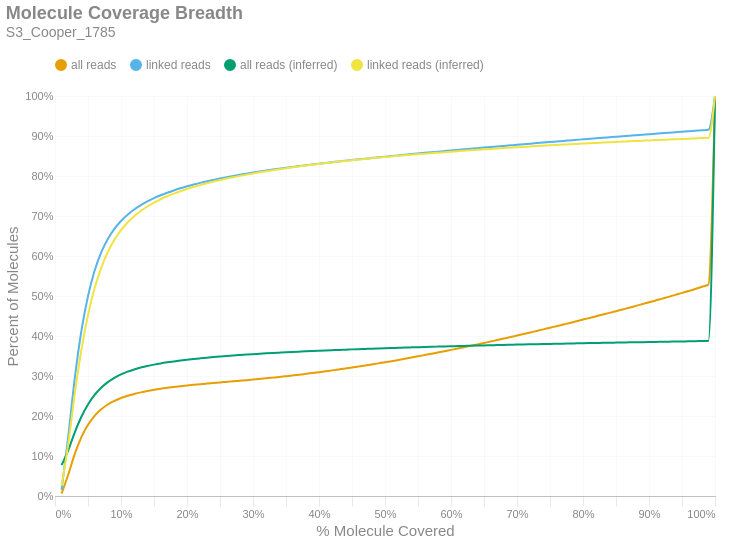

The notebook cell saved with this chart:
### Markdown cell above
### Molecule Read Coverage
This chart shows molecule coverage breadth as computed by the number of bases aligned to that molecule. In other words, "*how much of each unique long molecule is actually sequenced/aligned?*" Keep in mind there is a distinction between sequences and alignments, since some sequences belonging to a particular molecule may not align well and wouldn't appear in the alignment data. This chart also shows molecule coverage breadth as computed by the *inferred fragment* from which the aligned sequences originate. Unlike read coverage, this calculation takes into account the total insert size, including unsequenced gaps between the forward and reverse reads. Like the previous figures, these are cumulative percents.

### Code cell
if SKIPLR:
    print_html(f"Skipped")
else:
    binned_df = consolidated_hist(valids['coverage_bp'], mask, 0.01, True)
    binned_df_inf = consolidated_hist(valids['coverage_inserts'], mask, 0.01, True)
    binned_df = binned_df.with_columns(pl.lit(binned_df_inf['all reads (cumsum)']).alias('all reads (inferred)'))
    binned_df = binned_df.with_columns(pl.lit(binned_df_inf['linked reads (cumsum)']).alias('linked reads (inferred)'))
    binned_df = binned_df.with_columns(
        (pl.col('bin').cast(pl.Float64) + 0.01).alias('right_edge')
    )

    with SafeRender(binned_df):
        (
            density_plot(binned_df, 'Molecule Coverage Breadth', samplename, 'molcov', ['all reads (inferred)','linked reads (inferred)'])
            .encode(
                #x=alt.X('bin:Q', title="% Molecule Covered").axis(format = '%').scale(padding=0),
                x=alt.X('right_edge:Q', title="% Molecule Covered").axis(format='%').scale(padding=0),
                y=alt.Y('value:Q', title='Percent of Molecules')
                    .axis(format='%')
                    .stack(False)
                    .scale(domainMin=0, padding=0),
                color=alt.Color("key:N").scale(domain = ["all reads", "linked reads", "all reads (inferred)", "linked reads (inferred)"]),
                tooltip = [
                    alt.Tooltip("key:N", title = "Data Type"),
                    alt.Tooltip("range_label:N", title="% Molecule Covered"),
                    alt.Tooltip("value:Q", format = ".2%", title="% Molecules")
                ]
            )
        ).display()

### Figure 1 — Vega-Lite specification as saved in the notebook (floating-point values rounded to 4 significant figures)
{"width": "container", "height": 400, "config": {"title": {"anchor": "start", "dy": -15, "fontSize": 18, "color": "#888888", "subtitleColor": "#888888", "subtitleFontSize": 14}, "arc": {"fill": "#0072B2"}, "axis": {"domainColor": "#888888", "domainWidth": 0.5, "gridWidth": 0.2, "grid": false, "titleFontWeight": 400, "titleFontSize": 15, "labelFontSize": 11, "labelColor": "#888888", "tickColor": "#888888", "tickWidth": 0.2, "titleColor": "#888888"}, "axisBand": {"grid": false}, "axisX": {"grid": true, "tickSize": 10, "domainCap": "round"}, "axisY": {"domain": false, "grid": true, "tickSize": 0, "domainCap": "round"}, "background": "transparent", "header": {"labelFontSize": 15, "labelColor": "#888888", "titleFontSize": 15, "titleFontWeight": 600, "titleColor": "#888888"}, "legend": {"labelFont": "sans-serif", "labelFontSize": 12, "labelColor": "#888888", "symbolSize": 100, "symbolType": "circle", "titleFontSize": 12, "titlePadding": 10, "titleColor": "#888888", "title": null, "orient": "top"}, "range": {"category": ["#E69F00", "#56B4E9", "#009E73", "#F0E442", "#0072B2", "#D55E00", "#CC79A7", "#000000"], "diverging": ["#cfe8f3", "#a2d4ec", "#73bfe2", "#46abdb", "#1696d2", "#12719e"]}, "area": {"fill": "#0072B2", "fillOpacity": 0.7, "line": true, "strokeOpacity": 0.7}, "line": {"color": "#0072B2", "stroke": "#0072B2", "strokeWidth": 2}, "trail": {"color": "#0072B2", "stroke": "#0072B2", "strokeWidth": 0, "size": 1}, "point": {"filled": true, "fillOpacity": 1.0, "size": 95}, "text": {"color": "#888888", "fontSize": 11, "align": "right", "fontWeight": 400, "size": 11}, "bar": {"fill": "#0072B2", "stroke": null}, "view": {"stroke": null, "continuousWidth": 660, "continuousHeight": 400}}, "data": {"name": "data-3a87e9cfbfde12461dc151055b861257"}, "mark": {"type": "line", "interpolate": "monotone", "point": {"opacity": 0, "size": 275}}, "encoding": {"color": {"field": "key", "scale": {"domain": ["all reads", "linked reads", "all reads (inferred)", "linked reads (inferred)"]}, "type": "nominal"}, "tooltip": [{"field": "key", "title": "Data Type", "type": "nominal"}, {"field": "range_label", "title": "% Molecule Covered", "type": "nominal"}, {"field": "value", "format": ".2%", "title": "% Molecules", "type": "quantitative"}], "x": {"axis": {"format": "%"}, "field": "right_edge", "scale": {"padding": 0}, "title": "% Molecule Covered", "type": "quantitative"}, "y": {"axis": {"format": "%"}, "field": "value", "scale": {"domainMin": 0, "padding": 0}, "stack": false, "title": "Percent of Molecules", "type": "quantitative"}}, "params": [{"name": "param_c36ac31b6afebe62", "select": {"type": "point", "fields": ["key"]}, "bind": "legend"}], "title": {"text": "Molecule Coverage Breadth", "subtitle": "S3_Cooper_1785"}, "transform": [{"fold": ["all reads (cumsum)", "linked reads (cumsum)", "all reads (inferred)", "linked reads (inferred)"]}, {"calculate": "replace(datum.key, ' (cumsum)', '')", "as": "key"}, {"filter": {"param": "param_c36ac31b6afebe62"}}], "usermeta": {"embedOptions": {"downloadFileName": "S3_Cooper_1785.molcov"}}, "$schema": "https://vega.github.io/schema/vega-lite/v6.1.0.json", "datasets": {"data-3a87e9cfbfde12461dc151055b861257": [{"bin": "0.0", "interval": "0.0-0.01", "all reads": 0.005781, "linked reads": 0.01537, "all reads (cumsum)": 0.005781, "linked reads (cumsum)": 0.01537, "range_label": "0.0-0.01", "all reads (inferred)": 0.07721, "linked reads (inferred)": 0.02536, "right_edge": 0.01}, {"bin": "0.01", "interval": "0.01-0.02", "all reads": 0.04722, "linked reads": 0.1322, "all reads (cumsum)": 0.053, "linked reads (cumsum)": 0.1475, "range_label": "0.01-0.02", "all reads (inferred)": 0.1142, "linked reads (inferred)": 0.1288, "right_edge": 0.02}, {"bin": "0.02", "interval": "0.02-0.03", "all reads": 0.05236, "linked reads": 0.1474, "all reads (cumsum)": 0.1054, "linked reads (cumsum)": 0.2949, "range_label": "0.02-0.03", "all reads (inferred)": 0.1593, "linked reads (inferred)": 0.2559, "right_edge": 0.03}, {"bin": "0.03", "interval": "0.03-0.04", "all reads": 0.04184, "linked reads": 0.1179, "all reads (cumsum)": 0.1472, "linked reads (cumsum)": 0.4128, "range_label": "0.03-0.04", "all reads (inferred)": 0.1981, "linked reads (inferred)": 0.3656, "right_edge": 0.04}, {"bin": "0.04", "interval": "0.04-0.05", "all reads": 0.03085, "linked reads": 0.08692, "all reads (cumsum)": 0.178, "linked reads (cumsum)": 0.4997, "range_label": "0.04-0.05", "all reads (inferred)": 0.2288, "linked reads (inferred)": 0.4523, "right_edge": 0.05}, {"bin": "0.05", "interval": "0.05-0.06", "all reads": 0.02251, "linked reads": 0.06329, "all reads (cumsum)": 0.2006, "linked reads (cumsum)": 0.563, "range_label": "0.05-0.06", "all reads (inferred)": 0.2527, "linked reads (inferred)": 0.5198, "right_edge": 0.06}, {"bin": "0.06", "interval": "0.06-0.07", "all reads": 0.01628, "linked reads": 0.0458, "all reads (cumsum)": 0.2168, "linked reads (cumsum)": 0.6088, "range_label": "0.06-0.07", "all reads (inferred)": 0.2707, "linked reads (inferred)": 0.5705, "right_edge": 0.07}, {"bin": "0.07", "interval": "0.07-0.08", "all reads": 0.01197, "linked reads": 0.03361, "all reads (cumsum)": 0.2288, "linked reads (cumsum)": 0.6424, "range_label": "0.07-0.08", "all reads (inferred)": 0.2846, "linked reads (inferred)": 0.6099, "right_edge": 0.08}, {"bin": "0.08", "interval": "0.08-0.09", "all reads": 0.009109, "linked reads": 0.02554, "all reads (cumsum)": 0.2379, "linked reads (cumsum)": 0.668, "range_label": "0.08-0.09", "all reads (inferred)": 0.2955, "linked reads (inferred)": 0.6405, "right_edge": 0.09}, {"bin": "0.09", "interval": "0.09-0.1", "all reads": 0.007033, "linked reads": 0.01968, "all reads (cumsum)": 0.2449, "linked reads (cumsum)": 0.6876, "range_label": "0.09-0.1", "all reads (inferred)": 0.304, "linked reads (inferred)": 0.6644, "right_edge": 0.1}, {"bin": "0.1", "interval": "0.1-0.11", "all reads": 0.005566, "linked reads": 0.01552, "all reads (cumsum)": 0.2505, "linked reads (cumsum)": 0.7032, "range_label": "0.1-0.11", "all reads (inferred)": 0.3108, "linked reads (inferred)": 0.6837, "right_edge": 0.11}, {"bin": "0.11", "interval": "0.11-0.12", "all reads": 0.004676, "linked reads": 0.01301, "all reads (cumsum)": 0.2552, "linked reads (cumsum)": 0.7162, "range_label": "0.11-0.12", "all reads (inferred)": 0.3164, "linked reads (inferred)": 0.6995, "right_edge": 0.12}, {"bin": "0.12", "interval": "0.12-0.13", "all reads": 0.003925, "linked reads": 0.0109, "all reads (cumsum)": 0.2591, "linked reads (cumsum)": 0.7271, "range_label": "0.12-0.13", "all reads (inferred)": 0.3211, "linked reads (inferred)": 0.7126, "right_edge": 0.13}, {"bin": "0.13", "interval": "0.13-0.14", "all reads": 0.003358, "linked reads": 0.009275, "all reads (cumsum)": 0.2625, "linked reads (cumsum)": 0.7364, "range_label": "0.13-0.14", "all reads (inferred)": 0.3251, "linked reads (inferred)": 0.7238, "right_edge": 0.14}, {"bin": "0.14", "interval": "0.14-0.15", "all reads": 0.002936, "linked reads": 0.008138, "all reads (cumsum)": 0.2654, "linked reads (cumsum)": 0.7445, "range_label": "0.14-0.15", "all reads (inferred)": 0.3285, "linked reads (inferred)": 0.7334, "right_edge": 0.15}, {"bin": "0.15", "interval": "0.15-0.16", "all reads": 0.002649, "linked reads": 0.007304, "all reads (cumsum)": 0.2681, "linked reads (cumsum)": 0.7518, "range_label": "0.15-0.16", "all reads (inferred)": 0.3315, "linked reads (inferred)": 0.7419, "right_edge": 0.16}, {"bin": "0.16", "interval": "0.16-0.17", "all reads": 0.002324, "linked reads": 0.006328, "all reads (cumsum)": 0.2704, "linked reads (cumsum)": 0.7581, "range_label": "0.16-0.17", "all reads (inferred)": 0.3342, "linked reads (inferred)": 0.7494, "right_edge": 0.17}, {"bin": "0.17", "interval": "0.17-0.18", "all reads": 0.002129, "linked reads": 0.005786, "all reads (cumsum)": 0.2725, "linked reads (cumsum)": 0.7639, "range_label": "0.17-0.18", "all reads (inferred)": 0.3365, "linked reads (inferred)": 0.756, "right_edge": 0.18}, {"bin": "0.18", "interval": "0.18-0.19", "all reads": 0.001975, "linked reads": 0.005329, "all reads (cumsum)": 0.2745, "linked reads (cumsum)": 0.7692, "range_label": "0.18-0.19", "all reads (inferred)": 0.3387, "linked reads (inferred)": 0.762, "right_edge": 0.19}, {"bin": "0.19", "interval": "0.19-0.2", "all reads": 0.001861, "linked reads": 0.004985, "all reads (cumsum)": 0.2763, "linked reads (cumsum)": 0.7742, "range_label": "0.19-0.2", "all reads (inferred)": 0.3406, "linked reads (inferred)": 0.7675, "right_edge": 0.2}, {"bin": "0.2", "interval": "0.2-0.21", "all reads": 0.001722, "linked reads": 0.004529, "all reads (cumsum)": 0.2781, "linked reads (cumsum)": 0.7788, "range_label": "0.2-0.21", "all reads (inferred)": 0.3425, "linked reads (inferred)": 0.7727, "right_edge": 0.21}, {"bin": "0.21", "interval": "0.21-0.22", "all reads": 0.001559, "linked reads": 0.004078, "all reads (cumsum)": 0.2796, "linked reads (cumsum)": 0.7828, "range_label": "0.21-0.22", "all reads (inferred)": 0.3442, "linked reads (inferred)": 0.7773, "right_edge": 0.22}, {"bin": "0.22", "interval": "0.22-0.23", "all reads": 0.001479, "linked reads": 0.003779, "all reads (cumsum)": 0.2811, "linked reads (cumsum)": 0.7866, "range_label": "0.22-0.23", "all reads (inferred)": 0.3457, "linked reads (inferred)": 0.7818, "right_edge": 0.23}, {"bin": "0.23", "interval": "0.23-0.24", "all reads": 0.001458, "linked reads": 0.003677, "all reads (cumsum)": 0.2826, "linked reads (cumsum)": 0.7903, "range_label": "0.23-0.24", "all reads (inferred)": 0.3472, "linked reads (inferred)": 0.7859, "right_edge": 0.24}, {"bin": "0.24", "interval": "0.24-0.25", "all reads": 0.001395, "linked reads": 0.003452, "all reads (cumsum)": 0.284, "linked reads (cumsum)": 0.7937, "range_label": "0.24-0.25", "all reads (inferred)": 0.3486, "linked reads (inferred)": 0.7898, "right_edge": 0.25}, {"bin": "0.25", "interval": "0.25-0.26", "all reads": 0.001329, "linked reads": 0.003239, "all reads (cumsum)": 0.2853, "linked reads (cumsum)": 0.797, "range_label": "0.25-0.26", "all reads (inferred)": 0.35, "linked reads (inferred)": 0.7936, "right_edge": 0.26}, {"bin": "0.26", "interval": "0.26-0.27", "all reads": 0.001351, "linked reads": 0.003114, "all reads (cumsum)": 0.2866, "linked reads (cumsum)": 0.8001, "range_label": "0.26-0.27", "all reads (inferred)": 0.3512, "linked reads (inferred)": 0.7971, "right_edge": 0.27}, {"bin": "0.27", "interval": "0.27-0.28", "all reads": 0.001412, "linked reads": 0.003036, "all reads (cumsum)": 0.2881, "linked reads (cumsum)": 0.8031, "range_label": "0.27-0.28", "all reads (inferred)": 0.3524, "linked reads (inferred)": 0.8003, "right_edge": 0.28}, {"bin": "0.28", "interval": "0.28-0.29", "all reads": 0.001411, "linked reads": 0.002726, "all reads (cumsum)": 0.2895, "linked reads (cumsum)": 0.8059, "range_label": "0.28-0.29", "all reads (inferred)": 0.3535, "linked reads (inferred)": 0.8034, "right_edge": 0.29}, {"bin": "0.29", "interval": "0.29-0.3", "all reads": 0.001516, "linked reads": 0.002738, "all reads (cumsum)": 0.291, "linked reads (cumsum)": 0.8086, "range_label": "0.29-0.3", "all reads (inferred)": 0.3546, "linked reads (inferred)": 0.8064, "right_edge": 0.3}, {"bin": "0.3", "interval": "0.3-0.31", "all reads": 0.001602, "linked reads": 0.002612, "all reads (cumsum)": 0.2926, "linked reads (cumsum)": 0.8112, "range_label": "0.3-0.31", "all reads (inferred)": 0.3556, "linked reads (inferred)": 0.8093, "right_edge": 0.31}, {"bin": "0.31", "interval": "0.31-0.32", "all reads": 0.001635, "linked reads": 0.002499, "all reads (cumsum)": 0.2942, "linked reads (cumsum)": 0.8137, "range_label": "0.31-0.32", "all reads (inferred)": 0.3566, "linked reads (inferred)": 0.812, "right_edge": 0.32}, {"bin": "0.32", "interval": "0.32-0.33", "all reads": 0.001732, "linked reads": 0.002374, "all reads (cumsum)": 0.2959, "linked reads (cumsum)": 0.8161, "range_label": "0.32-0.33", "all reads (inferred)": 0.3575, "linked reads (inferred)": 0.8145, "right_edge": 0.33}, {"bin": "0.33", "interval": "0.33-0.34", "all reads": 0.001734, "linked reads": 0.002278, "all reads (cumsum)": 0.2977, "linked reads (cumsum)": 0.8184, "range_label": "0.33-0.34", "all reads (inferred)": 0.3584, "linked reads (inferred)": 0.8169, "right_edge": 0.34}, {"bin": "0.34", "interval": "0.34-0.35", "all reads": 0.001808, "linked reads": 0.002249, "all reads (cumsum)": 0.2995, "linked reads (cumsum)": 0.8206, "range_label": "0.34-0.35", "all reads (inferred)": 0.3593, "linked reads (inferred)": 0.8194, "right_edge": 0.35}, {"bin": "0.35", "interval": "0.35-0.36", "all reads": 0.001832, "linked reads": 0.002111, "all reads (cumsum)": 0.3013, "linked reads (cumsum)": 0.8227, "range_label": "0.35-0.36", "all reads (inferred)": 0.3601, "linked reads (inferred)": 0.8217, "right_edge": 0.36}, {"bin": "0.36", "interval": "0.36-0.37", "all reads": 0.001889, "linked reads": 0.002019, "all reads (cumsum)": 0.3032, "linked reads (cumsum)": 0.8247, "range_label": "0.36-0.37", "all reads (inferred)": 0.3609, "linked reads (inferred)": 0.8239, "right_edge": 0.37}, {"bin": "0.37", "interval": "0.37-0.38", "all reads": 0.00209, "linked reads": 0.002107, "all reads (cumsum)": 0.3053, "linked reads (cumsum)": 0.8268, "range_label": "0.37-0.38", "all reads (inferred)": 0.3617, "linked reads (inferred)": 0.8261, "right_edge": 0.38}, {"bin": "0.38", "interval": "0.38-0.39", "all reads": 0.002093, "linked reads": 0.002049, "all reads (cumsum)": 0.3074, "linked reads (cumsum)": 0.8289, "range_label": "0.38-0.39", "all reads (inferred)": 0.3625, "linked reads (inferred)": 0.8283, "right_edge": 0.39}, {"bin": "0.39", "interval": "0.39-0.4", "all reads": 0.002188, "linked reads": 0.001993, "all reads (cumsum)": 0.3096, "linked reads (cumsum)": 0.8309, "range_label": "0.39-0.4", "all reads (inferred)": 0.3632, "linked reads (inferred)": 0.8303, "right_edge": 0.4}, {"bin": "0.4", "interval": "0.4-0.41", "all reads": 0.002234, "linked reads": 0.001898, "all reads (cumsum)": 0.3118, "linked reads (cumsum)": 0.8328, "range_label": "0.4-0.41", "all reads (inferred)": 0.3639, "linked reads (inferred)": 0.8322, "right_edge": 0.41}, {"bin": "0.41", "interval": "0.41-0.42", "all reads": 0.00227, "linked reads": 0.0018, "all reads (cumsum)": 0.3141, "linked reads (cumsum)": 0.8346, "range_label": "0.41-0.42", "all reads (inferred)": 0.3646, "linked reads (inferred)": 0.8341, "right_edge": 0.42}, {"bin": "0.42", "interval": "0.42-0.43", "all reads": 0.002368, "linked reads": 0.00183, "all reads (cumsum)": 0.3165, "linked reads (cumsum)": 0.8364, "range_label": "0.42-0.43", "all reads (inferred)": 0.3653, "linked reads (inferred)": 0.836, "right_edge": 0.43}, {"bin": "0.43", "interval": "0.43-0.44", "all reads": 0.002367, "linked reads": 0.001748, "all reads (cumsum)": 0.3188, "linked reads (cumsum)": 0.8382, "range_label": "0.43-0.44", "all reads (inferred)": 0.3659, "linked reads (inferred)": 0.8377, "right_edge": 0.44}, {"bin": "0.44", "interval": "0.44-0.45", "all reads": 0.002438, "linked reads": 0.001725, "all reads (cumsum)": 0.3213, "linked reads (cumsum)": 0.8399, "range_label": "0.44-0.45", "all reads (inferred)": 0.3666, "linked reads (inferred)": 0.8395, "right_edge": 0.45}, {"bin": "0.45", "interval": "0.45-0.46", "all reads": 0.002488, "linked reads": 0.001725, "all reads (cumsum)": 0.3237, "linked reads (cumsum)": 0.8416, "range_label": "0.45-0.46", "all reads (inferred)": 0.3672, "linked reads (inferred)": 0.8412, "right_edge": 0.46}, {"bin": "0.46", "interval": "0.46-0.47", "all reads": 0.00254, "linked reads": 0.0017, "all reads (cumsum)": 0.3263, "linked reads (cumsum)": 0.8433, "range_label": "0.46-0.47", "all reads (inferred)": 0.3678, "linked reads (inferred)": 0.8428, "right_edge": 0.47}, {"bin": "0.47", "interval": "0.47-0.48", "all reads": 0.002638, "linked reads": 0.001701, "all reads (cumsum)": 0.3289, "linked reads (cumsum)": 0.845, "range_label": "0.47-0.48", "all reads (inferred)": 0.3684, "linked reads (inferred)": 0.8444, "right_edge": 0.48}, {"bin": "0.48", "interval": "0.48-0.49", "all reads": 0.002646, "linked reads": 0.001692, "all reads (cumsum)": 0.3316, "linked reads (cumsum)": 0.8467, "range_label": "0.48-0.49", "all reads (inferred)": 0.3689, "linked reads (inferred)": 0.846, "right_edge": 0.49}, {"bin": "0.49", "interval": "0.49-0.5", "all reads": 0.002951, "linked reads": 0.001605, "all reads (cumsum)": 0.3345, "linked reads (cumsum)": 0.8483, "range_label": "0.49-0.5", "all reads (inferred)": 0.3695, "linked reads (inferred)": 0.8475, "right_edge": 0.5}, {"bin": "0.5", "interval": "0.5-0.51", "all reads": 0.002586, "linked reads": 0.001606, "all reads (cumsum)": 0.3371, "linked reads (cumsum)": 0.8499, "range_label": "0.5-0.51", "all reads (inferred)": 0.37, "linked reads (inferred)": 0.849, "right_edge": 0.51}, {"bin": "0.51", "interval": "0.51-0.52", "all reads": 0.002975, "linked reads": 0.001631, "all reads (cumsum)": 0.3401, "linked reads (cumsum)": 0.8515, "range_label": "0.51-0.52", "all reads (inferred)": 0.3705, "linked reads (inferred)": 0.8504, "right_edge": 0.52}, {"bin": "0.52", "interval": "0.52-0.53", "all reads": 0.002923, "linked reads": 0.001695, "all reads (cumsum)": 0.343, "linked reads (cumsum)": 0.8532, "range_label": "0.52-0.53", "all reads (inferred)": 0.3711, "linked reads (inferred)": 0.8518, "right_edge": 0.53}, {"bin": "0.53", "interval": "0.53-0.54", "all reads": 0.003068, "linked reads": 0.001564, "all reads (cumsum)": 0.3461, "linked reads (cumsum)": 0.8548, "range_label": "0.53-0.54", "all reads (inferred)": 0.3716, "linked reads (inferred)": 0.8532, "right_edge": 0.54}, {"bin": "0.54", "interval": "0.54-0.55", "all reads": 0.003038, "linked reads": 0.001553, "all reads (cumsum)": 0.3491, "linked reads (cumsum)": 0.8564, "range_label": "0.54-0.55", "all reads (inferred)": 0.3721, "linked reads (inferred)": 0.8545, "right_edge": 0.55}, {"bin": "0.55", "interval": "0.55-0.56", "all reads": 0.00321, "linked reads": 0.001539, "all reads (cumsum)": 0.3523, "linked reads (cumsum)": 0.8579, "range_label": "0.55-0.56", "all reads (inferred)": 0.3726, "linked reads (inferred)": 0.8559, "right_edge": 0.56}, {"bin": "0.56", "interval": "0.56-0.57", "all reads": 0.003143, "linked reads": 0.001432, "all reads (cumsum)": 0.3555, "linked reads (cumsum)": 0.8593, "range_label": "0.56-0.57", "all reads (inferred)": 0.373, "linked reads (inferred)": 0.8571, "right_edge": 0.57}, {"bin": "0.57", "interval": "0.57-0.58", "all reads": 0.00316, "linked reads": 0.001459, "all reads (cumsum)": 0.3586, "linked reads (cumsum)": 0.8608, "range_label": "0.57-0.58", "all reads (inferred)": 0.3735, "linked reads (inferred)": 0.8584, "right_edge": 0.58}, {"bin": "0.58", "interval": "0.58-0.59", "all reads": 0.003309, "linked reads": 0.001501, "all reads (cumsum)": 0.3619, "linked reads (cumsum)": 0.8623, "range_label": "0.58-0.59", "all reads (inferred)": 0.374, "linked reads (inferred)": 0.8596, "right_edge": 0.59}, {"bin": "0.59", "interval": "0.59-0.6", "all reads": 0.003352, "linked reads": 0.001521, "all reads (cumsum)": 0.3653, "linked reads (cumsum)": 0.8638, "range_label": "0.59-0.6", "all reads (inferred)": 0.3744, "linked reads (inferred)": 0.8608, "right_edge": 0.6}, {"bin": "0.6", "interval": "0.6-0.61", "all reads": 0.003329, "linked reads": 0.00148, "all reads (cumsum)": 0.3686, "linked reads (cumsum)": 0.8653, "range_label": "0.6-0.61", "all reads (inferred)": 0.3748, "linked reads (inferred)": 0.8621, "right_edge": 0.61}, {"bin": "0.61", "interval": "0.61-0.62", "all reads": 0.00343, "linked reads": 0.00141, "all reads (cumsum)": 0.372, "linked reads (cumsum)": 0.8667, "range_label": "0.61-0.62", "all reads (inferred)": 0.3753, "linked reads (inferred)": 0.8632, "right_edge": 0.62}, {"bin": "0.62", "interval": "0.62-0.63", "all reads": 0.003385, "linked reads": 0.001436, "all reads (cumsum)": 0.3754, "linked reads (cumsum)": 0.8681, "range_label": "0.62-0.63", "all reads (inferred)": 0.3757, "linked reads (inferred)": 0.8644, "right_edge": 0.63}, {"bin": "0.63", "interval": "0.63-0.64", "all reads": 0.003534, "linked reads": 0.001547, "all reads (cumsum)": 0.379, "linked reads (cumsum)": 0.8697, "range_label": "0.63-0.64", "all reads (inferred)": 0.3761, "linked reads (inferred)": 0.8655, "right_edge": 0.64}, {"bin": "0.64", "interval": "0.64-0.65", "all reads": 0.003518, "linked reads": 0.001337, "all reads (cumsum)": 0.3825, "linked reads (cumsum)": 0.871, "range_label": "0.64-0.65", "all reads (inferred)": 0.3765, "linked reads (inferred)": 0.8666, "right_edge": 0.65}, {"bin": "0.65", "interval": "0.65-0.66", "all reads": 0.003709, "linked reads": 0.001388, "all reads (cumsum)": 0.3862, "linked reads (cumsum)": 0.8724, "range_label": "0.65-0.66", "all reads (inferred)": 0.3769, "linked reads (inferred)": 0.8677, "right_edge": 0.66}, {"bin": "0.66", "interval": "0.66-0.67", "all reads": 0.003664, "linked reads": 0.001414, "all reads (cumsum)": 0.3899, "linked reads (cumsum)": 0.8738, "range_label": "0.66-0.67", "all reads (inferred)": 0.3773, "linked reads (inferred)": 0.8688, "right_edge": 0.67}, {"bin": "0.67", "interval": "0.67-0.68", "all reads": 0.003744, "linked reads": 0.001392, "all reads (cumsum)": 0.3936, "linked reads (cumsum)": 0.8752, "range_label": "0.67-0.68", "all reads (inferred)": 0.3777, "linked reads (inferred)": 0.8698, "right_edge": 0.68}, {"bin": "0.68", "interval": "0.68-0.69", "all reads": 0.003682, "linked reads": 0.001385, "all reads (cumsum)": 0.3973, "linked reads (cumsum)": 0.8766, "range_label": "0.68-0.69", "all reads (inferred)": 0.3781, "linked reads (inferred)": 0.8708, "right_edge": 0.69}, {"bin": "0.69", "interval": "0.69-0.7", "all reads": 0.003846, "linked reads": 0.00138, "all reads (cumsum)": 0.4011, "linked reads (cumsum)": 0.878, "range_label": "0.69-0.7", "all reads (inferred)": 0.3785, "linked reads (inferred)": 0.8718, "right_edge": 0.7}, {"bin": "0.7", "interval": "0.7-0.71", "all reads": 0.003805, "linked reads": 0.00141, "all reads (cumsum)": 0.4049, "linked reads (cumsum)": 0.8794, "range_label": "0.7-0.71", "all reads (inferred)": 0.3788, "linked reads (inferred)": 0.8728, "right_edge": 0.71}, {"bin": "0.71", "interval": "0.71-0.72", "all reads": 0.003859, "linked reads": 0.001436, "all reads (cumsum)": 0.4088, "linked reads (cumsum)": 0.8808, "range_label": "0.71-0.72", "all reads (inferred)": 0.3792, "linked reads (inferred)": 0.8738, "right_edge": 0.72}, {"bin": "0.72", "interval": "0.72-0.73", "all reads": 0.003919, "linked reads": 0.001393, "all reads (cumsum)": 0.4127, "linked reads (cumsum)": 0.8822, "range_label": "0.72-0.73", "all reads (inferred)": 0.3796, "linked reads (inferred)": 0.8748, "right_edge": 0.73}, {"bin": "0.73", "interval": "0.73-0.74", "all reads": 0.003879, "linked reads": 0.00134, "all reads (cumsum)": 0.4166, "linked reads (cumsum)": 0.8836, "range_label": "0.73-0.74", "all reads (inferred)": 0.3799, "linked reads (inferred)": 0.8757, "right_edge": 0.74}, {"bin": "0.74", "interval": "0.74-0.75", "all reads": 0.00412, "linked reads": 0.001419, "all reads (cumsum)": 0.4207, "linked reads (cumsum)": 0.885, "range_label": "0.74-0.75", "all reads (inferred)": 0.3803, "linked reads (inferred)": 0.8766, "right_edge": 0.75}, {"bin": "0.75", "interval": "0.75-0.76", "all reads": 0.003873, "linked reads": 0.001336, "all reads (cumsum)": 0.4246, "linked reads (cumsum)": 0.8863, "range_label": "0.75-0.76", "all reads (inferred)": 0.3806, "linked reads (inferred)": 0.8775, "right_edge": 0.76}, {"bin": "0.76", "interval": "0.76-0.77", "all reads": 0.004053, "linked reads": 0.001338, "all reads (cumsum)": 0.4286, "linked reads (cumsum)": 0.8877, "range_label": "0.76-0.77", "all reads (inferred)": 0.3809, "linked reads (inferred)": 0.8784, "right_edge": 0.77}, {"bin": "0.77", "interval": "0.77-0.78", "all reads": 0.004018, "linked reads": 0.001348, "all reads (cumsum)": 0.4327, "linked reads (cumsum)": 0.889, "range_label": "0.77-0.78", "all reads (inferred)": 0.3813, "linked reads (inferred)": 0.8794, "right_edge": 0.78}, {"bin": "0.78", "interval": "0.78-0.79", "all reads": 0.004117, "linked reads": 0.001344, "all reads (cumsum)": 0.4368, "linked reads (cumsum)": 0.8903, "range_label": "0.78-0.79", "all reads (inferred)": 0.3816, "linked reads (inferred)": 0.8802, "right_edge": 0.79}, {"bin": "0.79", "interval": "0.79-0.8", "all reads": 0.004312, "linked reads": 0.00137, "all reads (cumsum)": 0.4411, "linked reads (cumsum)": 0.8917, "range_label": "0.79-0.8", "all reads (inferred)": 0.3819, "linked reads (inferred)": 0.8811, "right_edge": 0.8}, {"bin": "0.8", "interval": "0.8-0.81", "all reads": 0.004066, "linked reads": 0.001284, "all reads (cumsum)": 0.4451, "linked reads (cumsum)": 0.893, "range_label": "0.8-0.81", "all reads (inferred)": 0.3822, "linked reads (inferred)": 0.8819, "right_edge": 0.81}, {"bin": "0.81", "interval": "0.81-0.82", "all reads": 0.004145, "linked reads": 0.00127, "all reads (cumsum)": 0.4493, "linked reads (cumsum)": 0.8943, "range_label": "0.81-0.82", "all reads (inferred)": 0.3826, "linked reads (inferred)": 0.8828, "right_edge": 0.82}, {"bin": "0.82", "interval": "0.82-0.83", "all reads": 0.004261, "linked reads": 0.00122, "all reads (cumsum)": 0.4536, "linked reads (cumsum)": 0.8955, "range_label": "0.82-0.83", "all reads (inferred)": 0.3829, "linked reads (inferred)": 0.8836, "right_edge": 0.83}, {"bin": "0.83", "interval": "0.83-0.84", "all reads": 0.0042, "linked reads": 0.001352, "all reads (cumsum)": 0.4578, "linked reads (cumsum)": 0.8968, "range_label": "0.83-0.84", "all reads (inferred)": 0.3832, "linked reads (inferred)": 0.8844, "right_edge": 0.84}, {"bin": "0.84", "interval": "0.84-0.85", "all reads": 0.004284, "linked reads": 0.001352, "all reads (cumsum)": 0.462, "linked reads (cumsum)": 0.8982, "range_label": "0.84-0.85", "all reads (inferred)": 0.3835, "linked reads (inferred)": 0.8852, "right_edge": 0.85}, {"bin": "0.85", "interval": "0.85-0.86", "all reads": 0.004422, "linked reads": 0.00131, "all reads (cumsum)": 0.4665, "linked reads (cumsum)": 0.8995, "range_label": "0.85-0.86", "all reads (inferred)": 0.3838, "linked reads (inferred)": 0.8859, "right_edge": 0.86}, {"bin": "0.86", "interval": "0.86-0.87", "all reads": 0.004305, "linked reads": 0.001323, "all reads (cumsum)": 0.4708, "linked reads (cumsum)": 0.9008, "range_label": "0.86-0.87", "all reads (inferred)": 0.3841, "linked reads (inferred)": 0.8868, "right_edge": 0.87}, {"bin": "0.87", "interval": "0.87-0.88", "all reads": 0.004485, "linked reads": 0.001246, "all reads (cumsum)": 0.4753, "linked reads (cumsum)": 0.9021, "range_label": "0.87-0.88", "all reads (inferred)": 0.3844, "linked reads (inferred)": 0.8875, "right_edge": 0.88}, {"bin": "0.88", "interval": "0.88-0.89", "all reads": 0.004418, "linked reads": 0.001236, "all reads (cumsum)": 0.4797, "linked reads (cumsum)": 0.9033, "range_label": "0.88-0.89", "all reads (inferred)": 0.3847, "linked reads (inferred)": 0.8882, "right_edge": 0.89}, {"bin": "0.89", "interval": "0.89-0.9", "all reads": 0.004606, "linked reads": 0.00125, "all reads (cumsum)": 0.4843, "linked reads (cumsum)": 0.9046, "range_label": "0.89-0.9", "all reads (inferred)": 0.3849, "linked reads (inferred)": 0.8889, "right_edge": 0.9}, {"bin": "0.9", "interval": "0.9-0.91", "all reads": 0.004284, "linked reads": 0.001181, "all reads (cumsum)": 0.4886, "linked reads (cumsum)": 0.9057, "range_label": "0.9-0.91", "all reads (inferred)": 0.3853, "linked reads (inferred)": 0.8897, "right_edge": 0.91}, {"bin": "0.91", "interval": "0.91-0.92", "all reads": 0.004952, "linked reads": 0.001224, "all reads (cumsum)": 0.4935, "linked reads (cumsum)": 0.907, "range_label": "0.91-0.92", "all reads (inferred)": 0.3855, "linked reads (inferred)": 0.8904, "right_edge": 0.92}, {"bin": "0.92", "interval": "0.92-0.93", "all reads": 0.004352, "linked reads": 0.001231, "all reads (cumsum)": 0.4979, "linked reads (cumsum)": 0.9082, "range_label": "0.92-0.93", "all reads (inferred)": 0.3858, "linked reads (inferred)": 0.8911, "right_edge": 0.93}, {"bin": "0.93", "interval": "0.93-0.94", "all reads": 0.004845, "linked reads": 0.00125, "all reads (cumsum)": 0.5027, "linked reads (cumsum)": 0.9094, "range_label": "0.93-0.94", "all reads (inferred)": 0.3861, "linked reads (inferred)": 0.8918, "right_edge": 0.94}, {"bin": "0.94", "interval": "0.94-0.95", "all reads": 0.005174, "linked reads": 0.001244, "all reads (cumsum)": 0.5079, "linked reads (cumsum)": 0.9107, "range_label": "0.94-0.95", "all reads (inferred)": 0.3864, "linked reads (inferred)": 0.8925, "right_edge": 0.95}, {"bin": "0.95", "interval": "0.95-0.96", "all reads": 0.004414, "linked reads": 0.00125, "all reads (cumsum)": 0.5123, "linked reads (cumsum)": 0.9119, "range_label": "0.95-0.96", "all reads (inferred)": 0.3867, "linked reads (inferred)": 0.8933, "right_edge": 0.96}, {"bin": "0.96", "interval": "0.96-0.97", "all reads": 0.005175, "linked reads": 0.001224, "all reads (cumsum)": 0.5175, "linked reads (cumsum)": 0.9132, "range_label": "0.96-0.97", "all reads (inferred)": 0.387, "linked reads (inferred)": 0.894, "right_edge": 0.97}, {"bin": "0.97", "interval": "0.97-0.98", "all reads": 0.00568, "linked reads": 0.001205, "all reads (cumsum)": 0.5232, "linked reads (cumsum)": 0.9144, "range_label": "0.97-0.98", "all reads (inferred)": 0.3874, "linked reads (inferred)": 0.8947, "right_edge": 0.98}, {"bin": "0.98", "interval": "0.98-0.99", "all reads": 0.005444, "linked reads": 0.001214, "all reads (cumsum)": 0.5286, "linked reads (cumsum)": 0.9156, "range_label": "0.98-0.99", "all reads (inferred)": 0.3877, "linked reads (inferred)": 0.8953, "right_edge": 0.99}, {"bin": "0.99", "interval": "0.99-1.0", "all reads": 0.4714, "linked reads": 0.08442, "all reads (cumsum)": 1.0, "linked reads (cumsum)": 1.0, "range_label": "0.99-1.0", "all reads (inferred)": 1.0, "linked reads (inferred)": 1.0, "right_edge": 1.0}]}}
